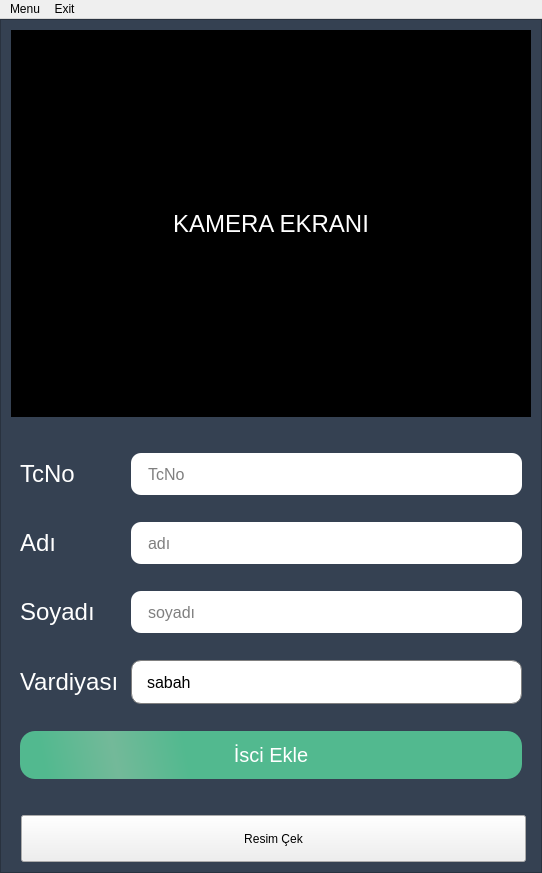
<?xml version="1.0" encoding="UTF-8"?>
<ui version="4.0">
 <class>Isci_ekleWindow</class>
 <widget class="QMainWindow" name="Isci_ekleWindow">
  <property name="geometry">
   <rect>
    <x>0</x>
    <y>0</y>
    <width>542</width>
    <height>873</height>
   </rect>
  </property>
  <property name="windowTitle">
   <string>MainWindow</string>
  </property>
  <property name="styleSheet">
   <string notr="true"/>
  </property>
  <widget class="QWidget" name="ana_widget">
   <layout class="QGridLayout" name="gridLayout">
    <property name="leftMargin">
     <number>0</number>
    </property>
    <property name="topMargin">
     <number>0</number>
    </property>
    <property name="rightMargin">
     <number>0</number>
    </property>
    <property name="bottomMargin">
     <number>0</number>
    </property>
    <property name="spacing">
     <number>0</number>
    </property>
    <item row="0" column="0">
     <widget class="QFrame" name="frame">
      <property name="styleSheet">
       <string notr="true">QFrame{
background: #354152;
}

QLabel{
	font-size:24px;
	color:white;

}

QLineEdit{
border-radius:10px;
padding-left: 15px;
font-size:16px;

}
QPushButton{
height:32px;
border-radius: 15px;
	background-color: qlineargradient(spread:reflect, x1:1, y1:0.466409, x2:0.188, y2:0.482727, stop:0.823864 rgba(82, 185, 143, 255), stop:1 rgba(115, 185, 153, 255));
padding: 8px 16px;
color: white;
font-size: 20px;
}
QPushButton:pressed{
color: black;
background: #008bd1
}


QComboBox {
    border: 1px solid gray;
    border-radius: 10px;
    min-width: 6em;
	font-size:16px;
	padding-left:15px;

}

QComboBox:on {
    border-bottom-left-radius: 0px;
    border-bottom-right-radius: 0px;
}

QComboBox QAbstractItemView {
    border-bottom-right-radius: 10px;
    border-bottom-left-radius: 10px;
    background: white;
    border: 1px solid gray;
    box-shadow: transparent;
}

QComboBox::drop-down {
    border-color: transparent;
}



QSpinBox{
height:42px;
}

QSpinBox {
    /*text-align: center;*/
    padding-right: 15px;
    border-width: 5px;
	border-radius:10px;
	padding-left:15px;
	font-size:20px;
}


QSpinBox::up-button, QSpinBox::down-button {
     subcontrol-origin: border;
     padding-left: 10px;
     padding-right: 40px;
     width: 16px; /* 16 + 2*1px border-width = 15px padding + 3px parent border */
     /*height: 14px;*/
     border-width: 1px;
     border-radius: 5px;
     background-color: #eeeeee;

}

QSpinBox::up-button {
    subcontrol-position: top right; /* position at the top right corner */
	height:42px;
}

QSpinBox::up-button:hover, QSpinBox::down-button:hover {
    background-color: #bbbb;
}

QSpinBox::up-arrow:disabled, QSpinBox::down-arrow:disabled {
    image: none;
}
QSpinBox::up-arrow, QSpinBox::down-arrow {
     width: 20px;
     height: 20px;
     border: 1px;
}
QSpinBox::up-arrow {
padding-left:20px;
	image: url(:/resimler/icons/chevron-up.png);
}

QSpinBox::down-button {
    subcontrol-position: bottom left; /* position at bottom right corner */
	height:42px;
}

QSpinBox::down-arrow {
image: url(:/resimler/icons/chevron-down.png);
padding-left:20px;
}

QGroupBox{
border: none;
}

QToolButton{
margin-left:10px;
height:42px;
width:500px;
 border-width: 1px;
}





</string>
      </property>
      <property name="frameShape">
       <enum>QFrame::StyledPanel</enum>
      </property>
      <property name="frameShadow">
       <enum>QFrame::Raised</enum>
      </property>
      <layout class="QGridLayout" name="gridLayout_3">
       <property name="leftMargin">
        <number>10</number>
       </property>
       <property name="topMargin">
        <number>10</number>
       </property>
       <property name="rightMargin">
        <number>10</number>
       </property>
       <property name="bottomMargin">
        <number>10</number>
       </property>
       <item row="0" column="0">
        <widget class="QLabel" name="label">
         <property name="font">
          <font>
           <pointsize>-1</pointsize>
          </font>
         </property>
         <property name="styleSheet">
          <string notr="true">background-color: rgb(0, 0, 0);
color: rgb(255, 255, 255);</string>
         </property>
         <property name="text">
          <string>KAMERA EKRANI</string>
         </property>
         <property name="alignment">
          <set>Qt::AlignCenter</set>
         </property>
        </widget>
       </item>
       <item row="1" column="0">
        <widget class="QGroupBox" name="groupBox">
         <property name="styleSheet">
          <string notr="true">QLineEdit{
height:42px;
}
QComboBox{
height:42px;
}</string>
         </property>
         <property name="title">
          <string/>
         </property>
         <layout class="QGridLayout" name="gridLayout_2">
          <item row="5" column="2">
           <widget class="QComboBox" name="cmb_Vardiyas">
            <item>
             <property name="text">
              <string>sabah</string>
             </property>
            </item>
            <item>
             <property name="text">
              <string>akşam</string>
             </property>
            </item>
            <item>
             <property name="text">
              <string>gece</string>
             </property>
            </item>
           </widget>
          </item>
          <item row="5" column="0">
           <widget class="QLabel" name="label_10">
            <property name="text">
             <string>Vardiyası</string>
            </property>
           </widget>
          </item>
          <item row="8" column="0" colspan="3">
           <widget class="QPushButton" name="btn_kayit">
            <property name="text">
             <string>İsci Ekle</string>
            </property>
           </widget>
          </item>
          <item row="3" column="2">
           <widget class="QLineEdit" name="txt_Adi">
            <property name="text">
             <string/>
            </property>
            <property name="placeholderText">
             <string>adı</string>
            </property>
           </widget>
          </item>
          <item row="4" column="2">
           <widget class="QLineEdit" name="txt_Soyadi">
            <property name="text">
             <string/>
            </property>
            <property name="placeholderText">
             <string>soyadı</string>
            </property>
           </widget>
          </item>
          <item row="4" column="0">
           <widget class="QLabel" name="label_5">
            <property name="text">
             <string>Soyadı</string>
            </property>
           </widget>
          </item>
          <item row="1" column="0" colspan="2">
           <widget class="QLabel" name="label_2">
            <property name="text">
             <string>TcNo</string>
            </property>
           </widget>
          </item>
          <item row="3" column="0">
           <widget class="QLabel" name="label_3">
            <property name="text">
             <string>Adı</string>
            </property>
           </widget>
          </item>
          <item row="1" column="2">
           <widget class="QLineEdit" name="txt_TcNo">
            <property name="text">
             <string/>
            </property>
            <property name="placeholderText">
             <string>TcNo</string>
            </property>
           </widget>
          </item>
         </layout>
        </widget>
       </item>
       <item row="2" column="0">
        <widget class="QToolButton" name="btn_resimCek">
         <property name="text">
          <string>Resim Çek</string>
         </property>
        </widget>
       </item>
      </layout>
     </widget>
    </item>
   </layout>
  </widget>
  <widget class="QMenuBar" name="menubar">
   <property name="geometry">
    <rect>
     <x>0</x>
     <y>0</y>
     <width>542</width>
     <height>21</height>
    </rect>
   </property>
   <widget class="QMenu" name="menuMenu">
    <property name="title">
     <string>Menu</string>
    </property>
    <addaction name="actionStart_Camera"/>
    <addaction name="actionStop_Camera"/>
   </widget>
   <widget class="QMenu" name="menuExit">
    <property name="title">
     <string>Exit</string>
    </property>
    <addaction name="actionExit"/>
   </widget>
   <addaction name="menuMenu"/>
   <addaction name="menuExit"/>
  </widget>
  <action name="actionStart_Camera">
   <property name="text">
    <string>Start Camera</string>
   </property>
  </action>
  <action name="actionStop_Camera">
   <property name="text">
    <string>Stop Camera</string>
   </property>
  </action>
  <action name="actionExit">
   <property name="text">
    <string>Exit</string>
   </property>
  </action>
 </widget>
 <tabstops>
  <tabstop>txt_TcNo</tabstop>
  <tabstop>txt_Adi</tabstop>
  <tabstop>txt_Soyadi</tabstop>
  <tabstop>cmb_Vardiyas</tabstop>
  <tabstop>btn_kayit</tabstop>
 </tabstops>
 <resources/>
 <connections/>
</ui>
